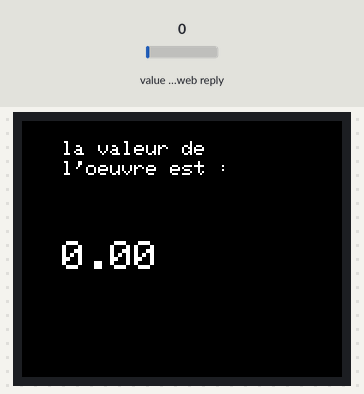
This sketch was run on a simulated ESP8266 (NodeMCU). Shown: 160×128 colour display. The inputs (shaded band) are chosen by the test bench; at power-on: value in the web reply 0. WiFi joins after 1.5 s; servers stay silent unless stated; web services answer with replies made up by the test bench; what the sketch prints to the serial monitor is not drawn.

Above: at 1.3 s.
1.4 s: value in the web reply set to 2
At 4.0 s:
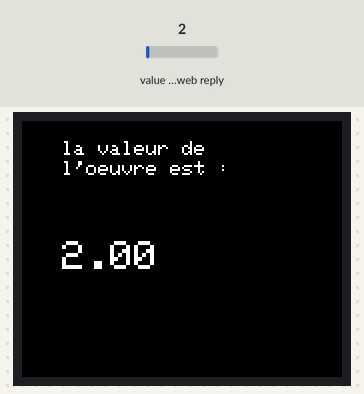
5.5 s: value in the web reply set to 25
At 7.8 s:
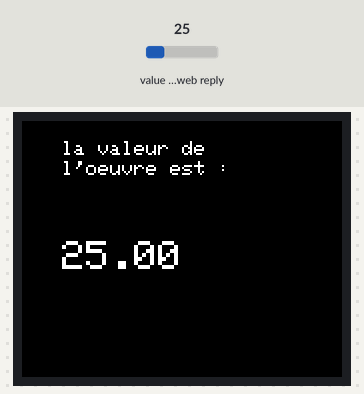
9.6 s: value in the web reply set to 50
At 12.5 s:
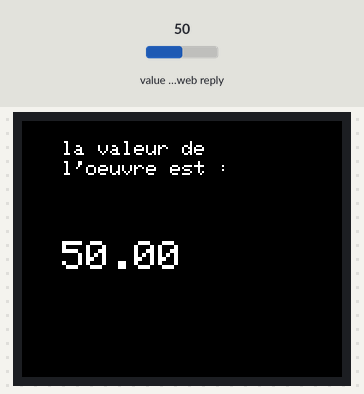
Timing chart, 0 to 14.0 s (numbered marks = the images above; inputs shaded):
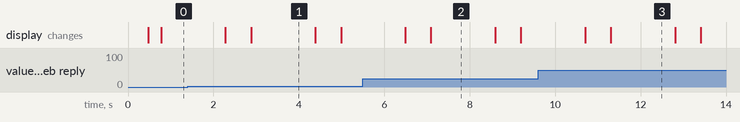

Measured:
- after the input at 1.4 s, the display: first differs from a run without the input after 1.5 s (image 1)
- after the input at 5.5 s, the display: first differs from a run without the input after 1.6 s (image 2)
- after the input at 9.6 s, the display: first differs from a run without the input after 1.7 s (image 3)
- what the display in image 1 shows lasts 1.5 s, from 2.9 s to 4.4 s

The sketch:

Thingspeak_read_onTFT18.ino
```cpp
#include "ThingSpeak.h"
#include <SPI.h>
#include <ESP8266WiFi.h>

///////////////////////////////////////////////////////////////////////// setup ecran
#include <Adafruit_GFX.h>    // Core graphics library
#include <Adafruit_ST7735.h> // Hardware-specific library
#include <SPI.h>


// For the breakout, you can use any 2 or 3 pins
// These pins will also work for the 1.8" TFT shield
#define TFT_CS     15
#define TFT_RST    0  // you can also connect this to the Arduino reset
                      // in which case, set this #define pin to 0!
#define TFT_DC     5

// Option 1 (recommended): must use the hardware SPI pins
// (for UNO thats sclk = 13 and sid = 11) and pin 10 must be
// an output. This is much faster - also required if you want
// to use the microSD card (see the image drawing example)
Adafruit_ST7735 tft = Adafruit_ST7735(TFT_CS,  TFT_DC, TFT_RST);

// Option 2: use any pins but a little slower!
#define TFT_SCLK 3   // set these to be whatever pins you like!
#define TFT_MOSI 4   // set these to be whatever pins you like!
//Adafruit_ST7735 tft = Adafruit_ST7735(TFT_CS, TFT_DC, TFT_MOSI, TFT_SCLK, TFT_RST);
///////////////////////////////////////////////////////////////////////////////////////////

char ssid[] = "YOUR WIFI NAME"; // your network SSID (name)
char pass[] = "YOUR WIFI PASSWORD"; // your network password

WiFiClient client;

unsigned long myChannelNumber = 195890;  // your channel number
const char * myReadAPIKey = "PASTE YOUR READ API KEY";  // your read api key

void setup() {
Serial.begin(9600);
WiFi.begin(ssid, pass);
ThingSpeak.begin(client);
//
tft.initR(INITR_BLACKTAB);
 Serial.println("Initialized");

 uint16_t time = millis();
  tft.fillScreen(ST7735_BLACK);
  time = millis() - time;

  Serial.println(time, DEC);
  //delay(500);
  tft.setRotation(3);


  Serial.println("done");
  //delay(1500);
}

void loop() {
float valeur = ThingSpeak.readFloatField(myChannelNumber, 1);  // reads a float, in this case a temperature
//float tweetext = ThingSpeak.readStringField(myChannelNumber, 2, myReadAPIKey);

testdrawtext();

//Serial.print("Valeur de l'oeuvre: ");
//Serial.print(valeur);
//Serial.println(" !");
//Serial.print(tweetext);
//delay(50);
////
//tft.invertDisplay(false);
  delay(1500);
   tft.fillRect(0, 50, 500, 30,ST7735_BLACK);


    //tft.setCursor(20, 60);

   // tft.println(valeur);

}

void testdrawtext() {
  //tft.fillScreen(ST7735_BLACK);
  tft.setCursor(20, 10);
  tft.setTextColor(ST7735_WHITE);
  tft.setTextWrap(false);
    tft.setTextSize(1);
  tft.println("la valeur de");
  tft.setCursor(20, 20);
  tft.setTextColor(ST7735_WHITE);
  tft.setTextWrap(false);
  tft.setTextSize(1);
  tft.println("l'oeuvre est : ");

  tft.setTextColor(ST7735_WHITE);
  tft.setTextSize(2);
  tft.setTextWrap(false);
  tft.setCursor(20, 60);
  float valeur = ThingSpeak.readFloatField(myChannelNumber, 1, myReadAPIKey);

  tft.println(valeur);


}
```
